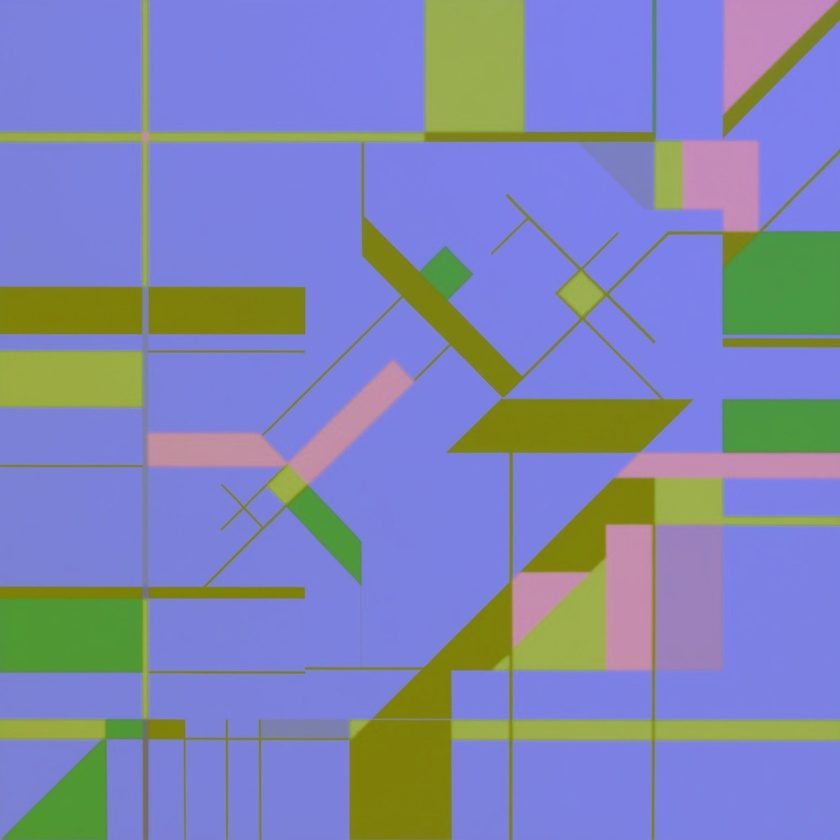
#> input picture research2/data/processed/lab/002.jpg, 840 x 840 px, shrunk from 1024 x 1024 before the run, given as the content of the folder ../data/processed/lab/002.jpg, which was not available
$ python generate_figures.py ../data/processed/lab/002.jpg out.png   (older library calls are emulated)
#> lines starting #> are read from the running program, lines starting #| are printed output that depends on the picture; after the words box and inside, x2 and y2 are one past the last pixel; in counts of white or black regions, pixels touching at a corner belong together
from pathlib import Path
import argparse

import cv2
import numpy as np
from skimage.morphology import skeletonize


def process_image(rgb_path, output_root):
#> called with rgb_path = '_only/002.jpg'
    rgb = cv2.imread(
        str(rgb_path)
    )
#> rgb is the input picture: shape (840, 840, 3); mean B, G, R 179.1, 133.7, 127.7

    if rgb is None:
        return False

    lab = cv2.cvtColor(rgb, cv2.COLOR_BGR2LAB)
#> lab: shape (840, 840, 3); mean of channels 0, 1, 2 147.4, 140, 103.9

    gray = cv2.cvtColor(rgb, cv2.COLOR_BGR2GRAY)
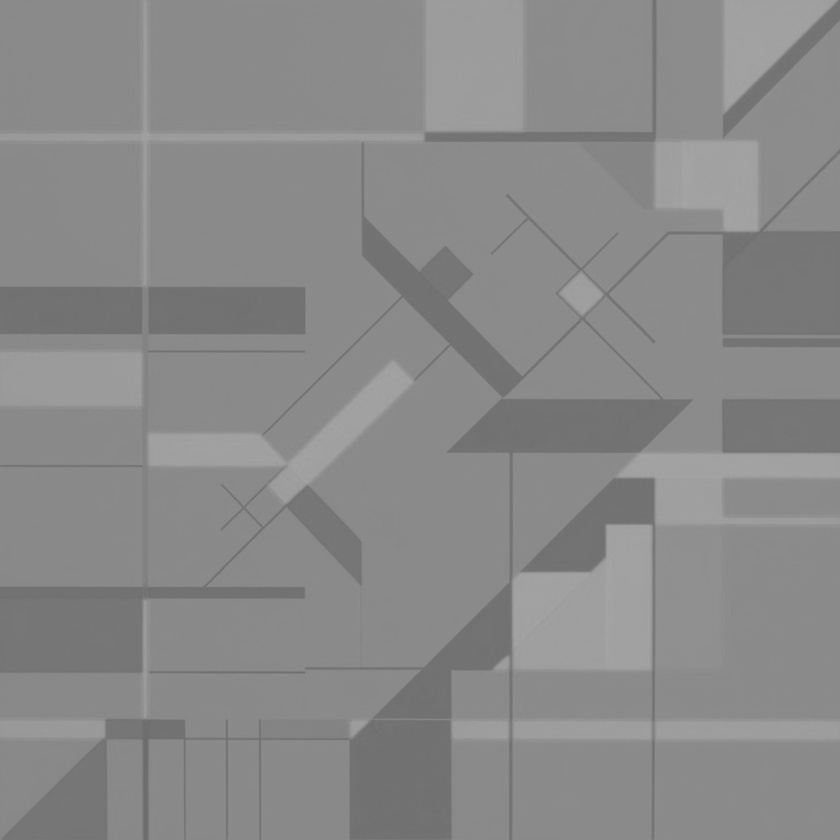
#> gray: shape (840, 840); min 107, max 165, mean 137

    blur = cv2.GaussianBlur(gray, (5, 5), 0)

    edges = cv2.Canny(blur, 50, 150)
#> edges: shape (840, 840); every value is 0

    # [15 lines of commented-out code are left out]

    relative = Path(rgb_path).name

    save_image(
        Path(output_root) / "lab" / relative,
        lab
    )

    """
    save_image(
        Path(output_root) / "gray" / relative,
        gray
    )
    """

    save_image(
        Path(output_root) / "edges" / relative,
        edges
    )

    """
    save_image(
        Path(output_root) / "edge_x" / relative,
        edge_x
    )
    """

    """
    save_image(
        Path(output_root) / "edge_y" / relative,
        edge_y
    )
    """

    """
    save_image(
        Path(output_root) / "binary" / relative,
        binary
    )
    """

    """
    save_image(
        Path(output_root) / "skeleton" / relative,
        skeleton
    )
    """

    return True


def save_image(path, img):
    path.parent.mkdir(
        parents=True,
        exist_ok=True
    )

    return cv2.imwrite(
        str(path),
        img
    )


def process_all(input_dir, output_dir):
    extensions = [
        ".jpg"
    ]

    files = []

    for file in Path(input_dir).rglob("*"):
        if file.suffix.lower() in extensions:
            files.append(file)

    for t in enumerate(files):
        file = t[1]
        i = t[0]

        process_image(
            str(file),
            Path(output_dir)
        )

        print(
            f"[{i + 1}/{len(files)}] {file.name} processed."
        )


def main():
    parser = argparse.ArgumentParser()

    parser.add_argument("input")
    parser.add_argument("output")

    args = parser.parse_args()

    process_all(args.input, args.output)


if __name__ == "__main__":
    main()

$ run again, on research2/data/processed/lab/015.jpg
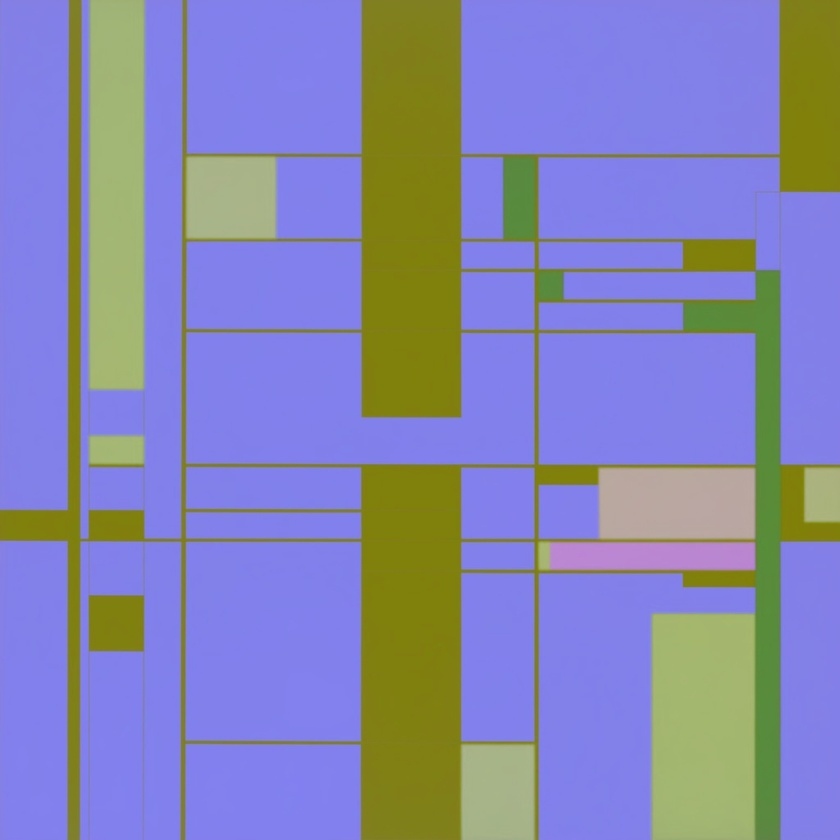
#> input picture research2/data/processed/lab/015.jpg, 840 x 840 px, shrunk from 1024 x 1024 before the run, given as the content of the folder ../data/processed/lab/015.jpg, which was not available
#> in process_image, rgb is the input picture: shape (840, 840, 3); mean B, G, R 177.2, 133.7, 132.8
#> lab: shape (840, 840, 3); mean of channels 0, 1, 2 148.4, 141.8, 105.5
#> in process_image, `gray = cv2.cvtColor(rgb, cv2.COLOR_BGR2GRAY)`:
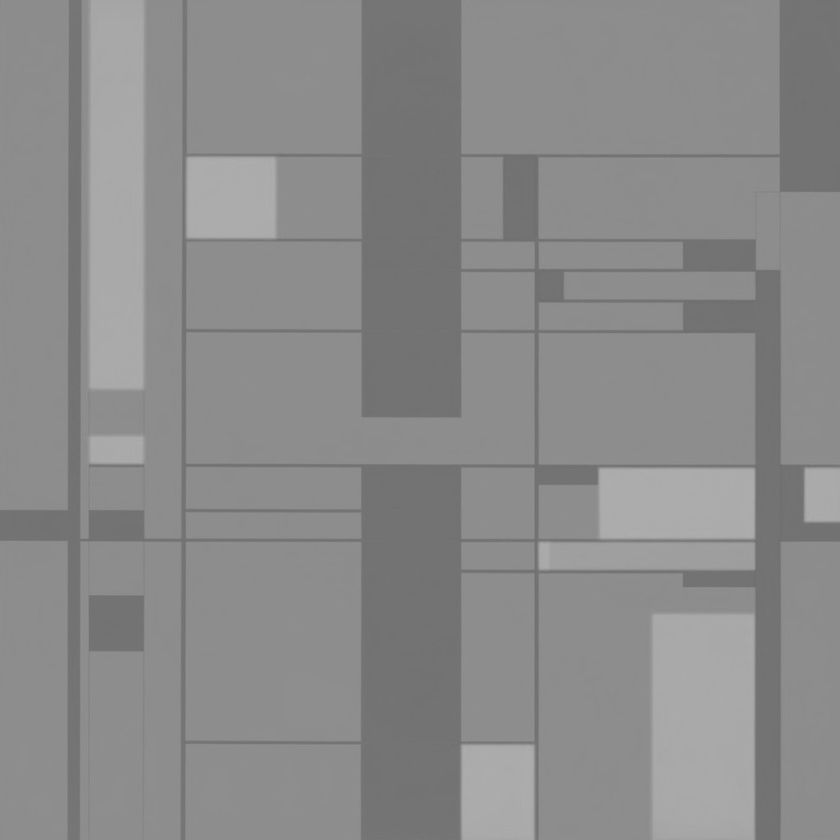
#> gray: shape (840, 840); min 109, max 174, mean 138.4
#> edges: shape (840, 840); every value is 0

$ run again, on research2/data/processed/lab/016.jpg
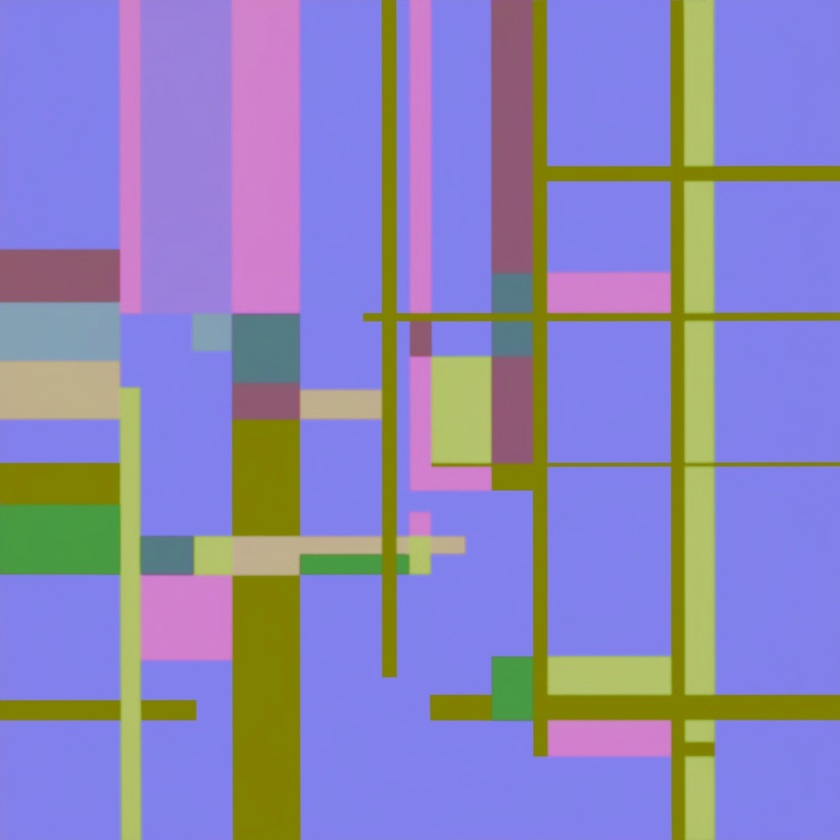
#> input picture research2/data/processed/lab/016.jpg, 840 x 840 px, shrunk from 1024 x 1024 before the run, given as the content of the folder ../data/processed/lab/016.jpg, which was not available
#> in process_image, rgb is the input picture: shape (840, 840, 3); mean B, G, R 184, 132.7, 140
#> lab: shape (840, 840, 3); mean of channels 0, 1, 2 150.2, 145.9, 102.4
#> in process_image, `gray = cv2.cvtColor(rgb, cv2.COLOR_BGR2GRAY)`:
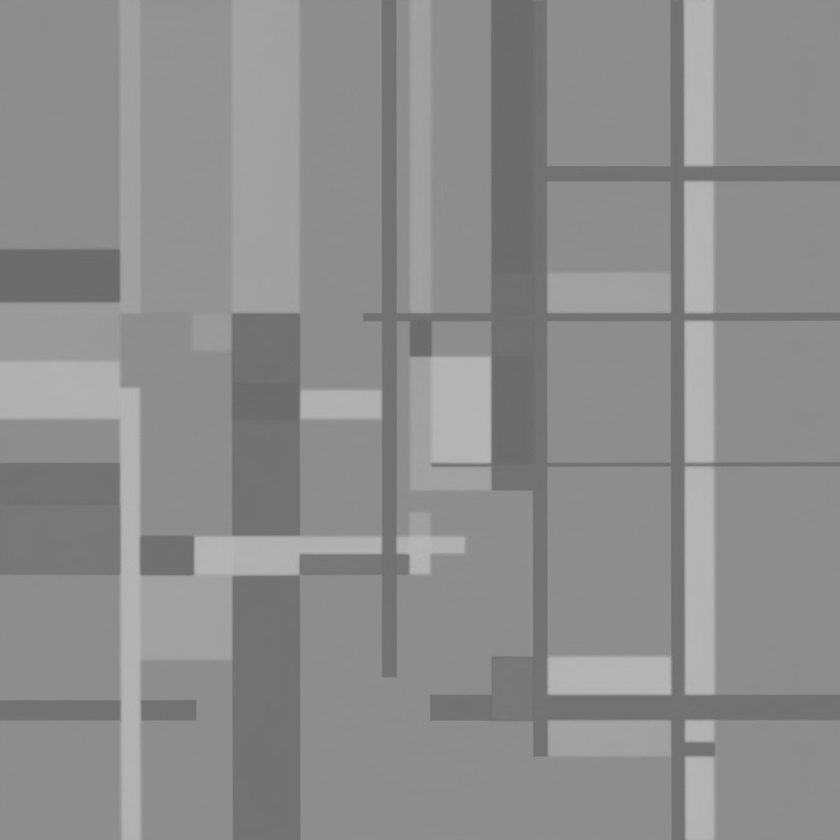
#> gray: shape (840, 840); min 106, max 184, mean 140.8
#> in process_image, `edges = cv2.Canny(blur, 50, 150)`:
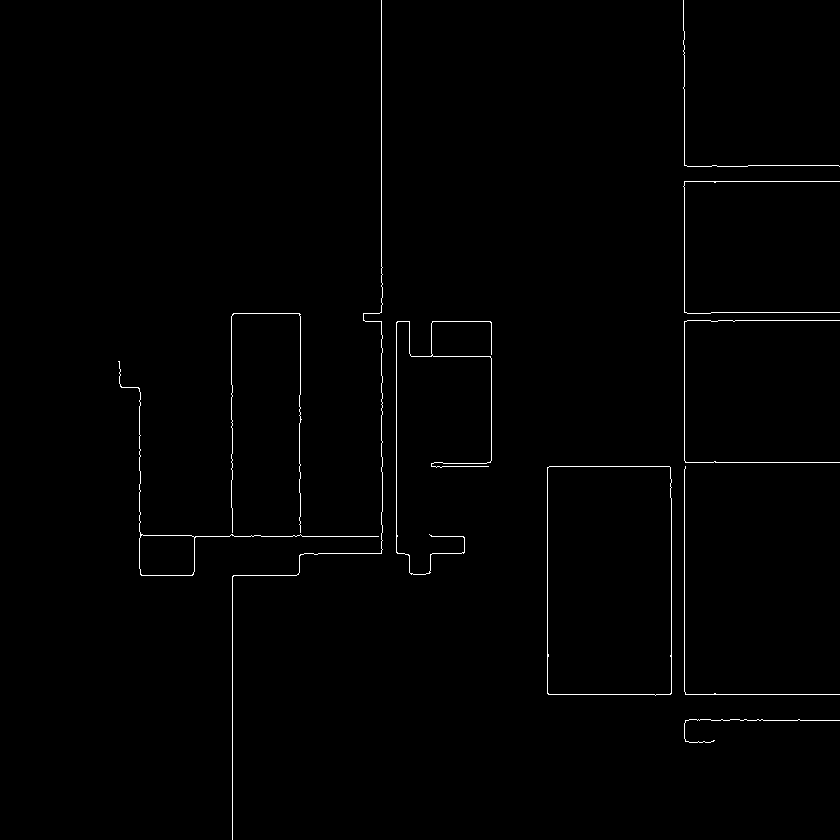
#> edges: shape (840, 840); 0.78% white in thin lines or dots, all inside (x1, y1, x2, y2) = (118, 0, 840, 840)
